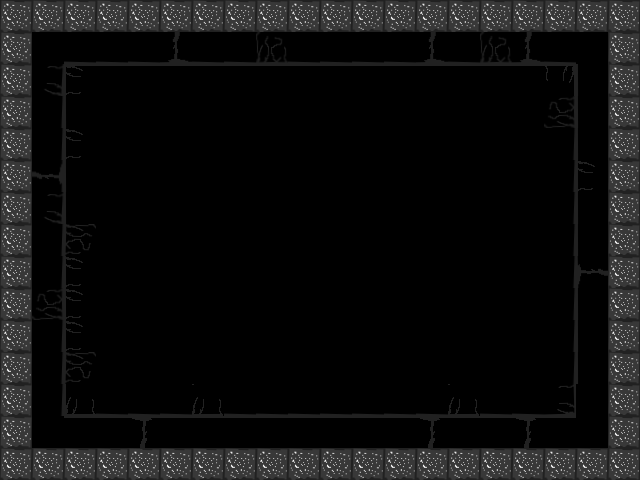

Below is a game level as drawn by its tile map, then a one-line description and the .tmx that defines it (tile-layer data replaced by summaries):
An orthogonal 20x15 tile map with 32x32 px tiles, 3 tile layers (Blocked, Kachelebene 2, Kachelebene 3).

<map version="1.0" orientation="orthogonal" width="20" height="15" tilewidth="32" tileheight="32">
 <tileset firstgid="1" name="SpriteSheet" tilewidth="32" tileheight="32">
  <image source="SpriteSheet.png" width="512" height="512" />
 </tileset>
 <layer name="Blocked" width="20" height="15">
  <data>[300 cells, 0 non-empty, 0 distinct tile ids]</data>
 </layer>
 <layer name="Kachelebene 2" width="20" height="15">
  <data>[300 cells, 169 non-empty, 19 distinct tile ids]</data>
 </layer>
 <layer name="Kachelebene 3" width="20" height="15">
  <data>[300 cells, 0 non-empty, 0 distinct tile ids]</data>
 </layer>
</map>